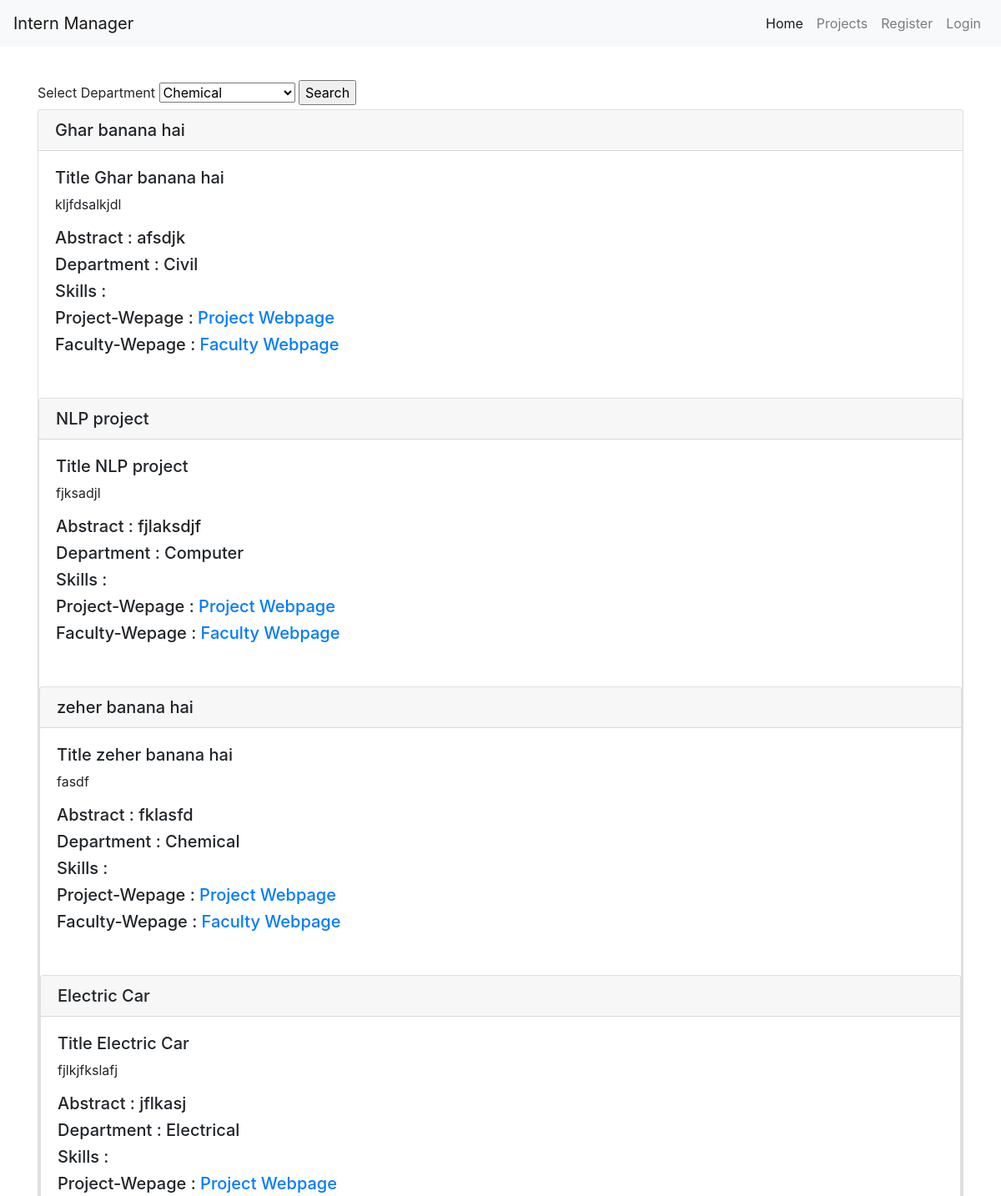
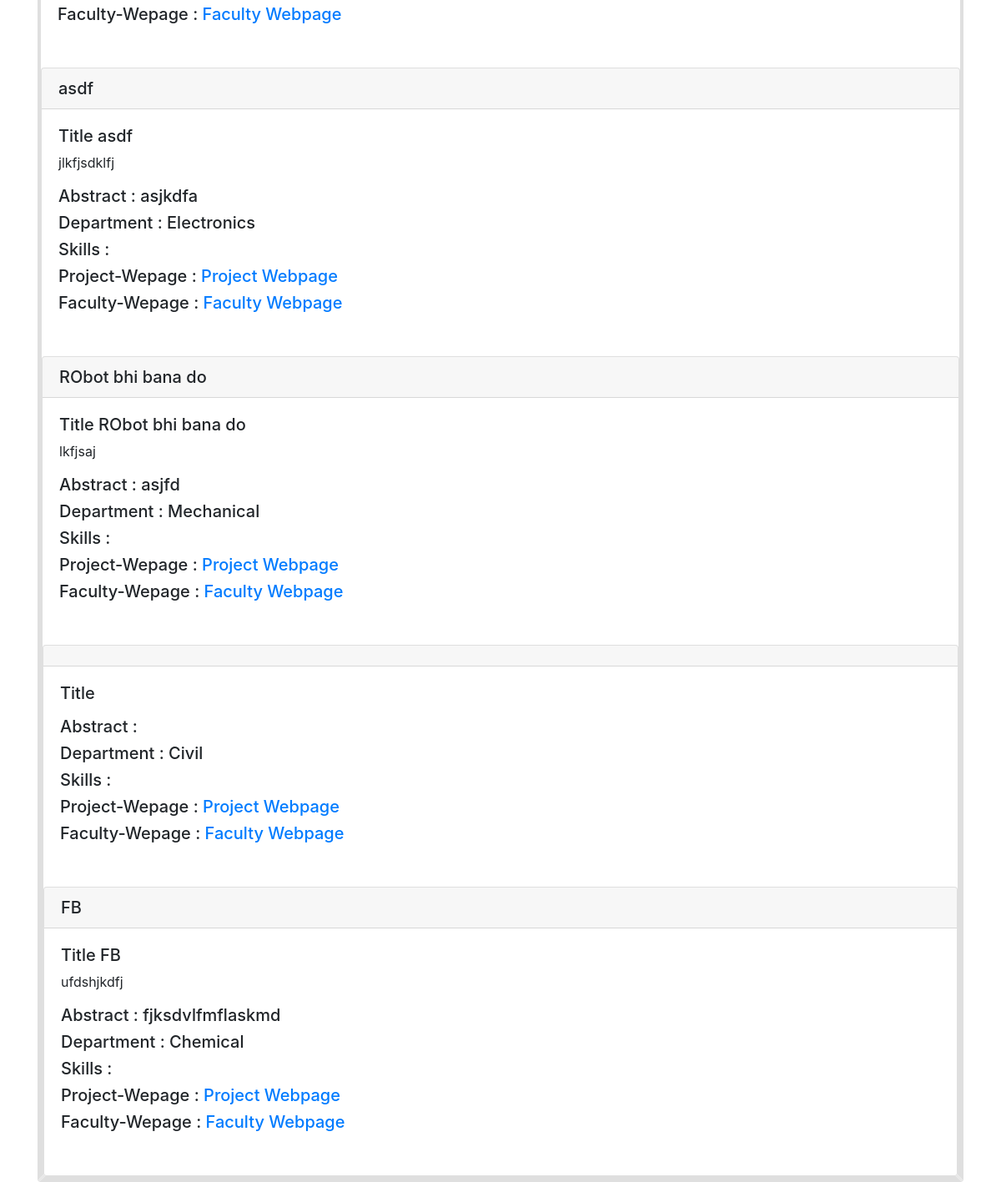
/project.php, run on the app's committed database (2 pictures, top to bottom).
### tables this page shows
CREATE TABLE `projects` (
  `id` int(11) NOT NULL,
  `prof_id` int(11) NOT NULL,
  `title` varchar(200) NOT NULL,
  `abstract` text NOT NULL,
  `description` text NOT NULL,
  `department` varchar(100) NOT NULL,
  `skills` varchar(100) NOT NULL,
  `project_webpage` varchar(100) NOT NULL,
  `faculty_webpage` varchar(100) NOT NULL,
  `pdf_loc` varchar(100) NOT NULL
);

### functions/functions.php (called while the page is built, shortened)
<?php
function getDepartments()
{
    $query = "SELECT * FROM departments";
    $res = query($query);
    while ($row = mysqli_fetch_array($res)) {
        $data[] = $row;
    }
    return $data;
}

### functions/db.php (called while the page is built, shortened)
<?php
$con = mysqli_connect('localhost', 'root', '', 'intern_manager');
function query($query)
{
    global $con;
    return mysqli_query($con, $query);
}

### project.php (the view, shortened to what this page needs)
<?php include('includes/header.php') ?>
<?php include('includes/nav.php') ?>
<?php
$select = "SELECT * FROM projects ORDER BY id";
$res = query($select);
$projects = array();
while ($row = mysqli_fetch_array($res)) {
    $projects[] = $row;
}
$departments = getDepartments();
?>
<div style="height: 5vh"></div>
<div class="container">
    <form action="" method="POST">
        <label for="department">Select Department</label>
        <select name="department">
            <?php foreach ($departments as $k => $v) : ?>
                <option value=<?php echo  $v['name'] ?>><?php echo $v['name'] ?> </option>
            <?php endforeach; ?>
        </select>
        <input type="submit" value="Search" name="searchDepartments">
    </form>
    <?php foreach ($projects as $project) { ?>
        <div class="card">
            <h5 class="card-header"><?php echo $project['title'] ?></h5>
            <div class="card-body">
                <h5>Title <?php echo $project['title']  ?></h5>
                <p class="card-text"><?php echo $project['description'] ?></p>
                <h5>Abstract : <?php echo $project['abstract']; ?></h5>
                <h5>Department : <?php echo $project['department']; ?></h5>
                <h5>Skills : <?php $project['skills'] ?></h5>
                <h5>Project-Wepage : <a href=<?php echo $project['project_webpage'] ?>>Project Webpage</a></h5>
                <h5> Faculty-Wepage : <a href=<?php echo $project['faculty_webpage'] ?>>Faculty Webpage</a></h5>
            </div>
            <br />
        <?php } ?>
        </div>
        <?php include('includes/footer.php') ?>

### data on the page
projects: title "Ghar banana hai", description "kljfdsalkjdl", abstract "afsdjk", department "Civil"
projects: title "NLP project", description "fjksadjl", abstract "fjlaksdjf", department "Computer"
projects: title "zeher banana hai", description "fasdf", abstract "fklasfd", department "Chemical"
projects: title "Electric Car", description "fjlkjfkslafj", abstract "jflkasj", department "Electrical"
projects: title "asdf", description "jlkfjsdklfj", abstract "asjkdfa", department "Electronics"
projects: title "RObot bhi bana do", description "lkfjsaj", abstract "asjfd", department "Mechanical"
projects: department "Civil"
projects: title "FB", description "ufdshjkdfj", abstract "fjksdvlfmflaskmd", department "Chemical"

### other printed values
form field department "Chemical"
